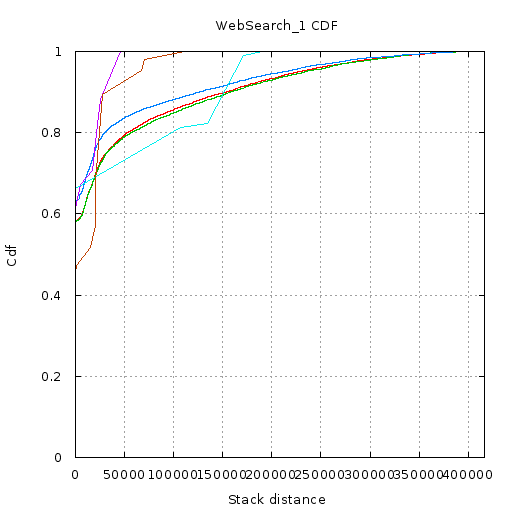

This chart was generated by the following gnuplot code:
set terminal  png size 512,512 font 'Verdana, 10'
set nokey
set title "WebSearch_1 CDF"
set output '//home//cat//Documents//CACHE//Tests//Gists//WebSearch1//CDF//6//cdf.png'
set ylabel "Cdf"
set yrange [0:1]
set xlabel "Stack distance"
set xrange [2.000000:416606.000000]
set grid xtics ytics
plot '//home//cat//Documents//CACHE//Tests//Gists//WebSearch1//CDF//6//0.txt' using 1:2 with lines,\
'//home//cat//Documents//CACHE//Tests//Gists//WebSearch1//CDF//6//1.txt' using 1:2 with lines,\
'//home//cat//Documents//CACHE//Tests//Gists//WebSearch1//CDF//6//2.txt' using 1:2 with lines,\
'//home//cat//Documents//CACHE//Tests//Gists//WebSearch1//CDF//6//3.txt' using 1:2 with lines,\
'//home//cat//Documents//CACHE//Tests//Gists//WebSearch1//CDF//6//4.txt' using 1:2 with lines,\
'//home//cat//Documents//CACHE//Tests//Gists//WebSearch1//CDF//6//5.txt' using 1:2 with lines
